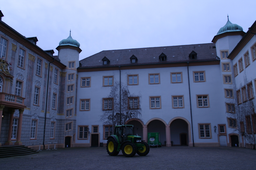
#> input picture lab5/Data/0000_s.png, 256 x 170 px, shrunk from 922 x 614 before the run; its folder holds 4 pictures in this run
$ python lab5.py 3   (older library calls are emulated)
#> lines starting #> are read from the running program, lines starting #| are printed output that depends on the picture
### lab5/code/utils.py
import sys
import cv2
import numpy as np

# render 2d/3d plots
import matplotlib.pyplot as plt
from mpl_toolkits.mplot3d import Axes3D

# Keep global variables at minimum
# Used for debugging
    # -1: QUIET, don't print anything
    #  0: NORMAL, show steps performed
    #  1: INFO, show values for different methods
    #  2: VERBOSE, show relevant matrices of pipeline
    #  3: INSANE, show all values of data structures
debug = 1

if debug > 2:
    np.set_printoptions(threshold=sys.maxsize)  # print full arrays

# debug_display = False
debug_display = True
normalise = True  # activate coordinate normalisation
opencv = True  # whether use opencv or matplot to display images
path_imgs = '../Data/'

def read_image(n):
    # Read an image from file. This method assumes images are a numbered sequence
    # in a folder
#> called with n = 0
    global path_imgs

    path = path_imgs + str(n).zfill(4) + '_s.png'
    img = cv2.imread(path, cv2.IMREAD_GRAYSCALE)
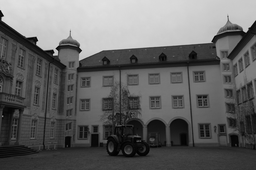
#> img: shape (170, 256); min 0, max 228, mean 99.8

    if img is None:
        print("ERROR: Image", path, "not loaded")
        sys.exit()

    if debug >= 0:
        print("  Image", path, "loaded")

    return img

def read_image_colour(n):
    # Read an image from file. This method assumes images are a numbered sequence
    # in a folder
#> called with n = 0
    global path_imgs

    path = path_imgs + str(n).zfill(4) + '_s.png'
    img = cv2.imread(path, cv2.IMREAD_UNCHANGED)
#> img is the input picture: shape (170, 256, 3); mean B, G, R 130.2, 99.9, 89.5
#> (the rest of the program and of its run is left out)
